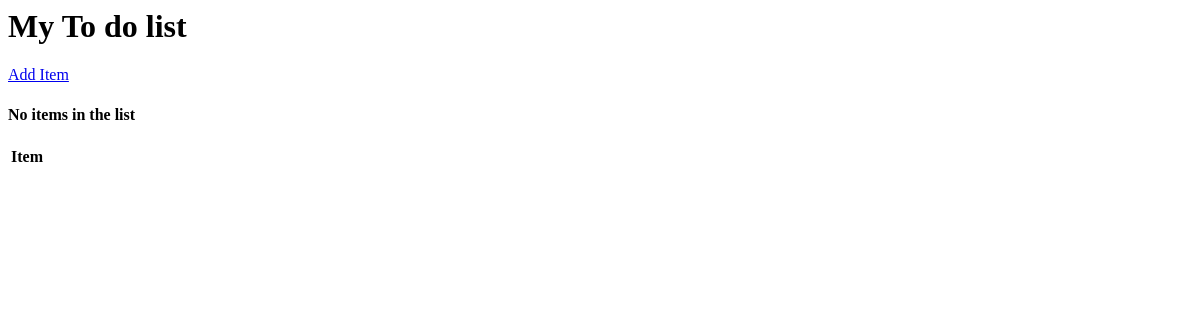
The app's page /, older data.
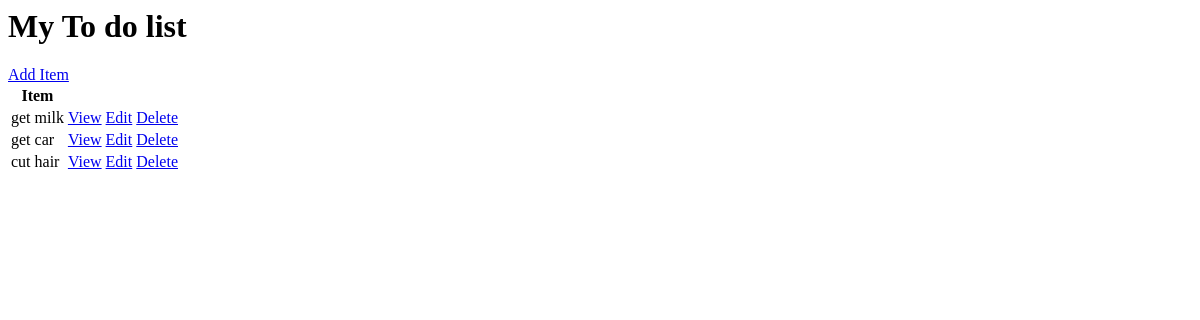
The same page, newer data.
### base/models.py (models this page shows, shortened)
class Task(models.Model):
    user = models.ForeignKey(User, on_delete=models.CASCADE,null=True,blank=True)
    title= models.CharField(max_length=200)
    description= models.TextField(null=True,blank=True)
    complete= models.BooleanField(default=False)
    created= models.DateTimeField(auto_now_add=True)
    class Meta:
        ordering = ['complete']

### base/views.py (the view)
# urls.py: path('',TaskList.as_view(),name='tasks'),
class TaskList(ListView):
    model=Task
    context_object_name='tasks'

### base/templates/base/task_list.html
<h1>My To do list</h1>
<a href="{% url 'create' %}">Add Item</a>
<table>
    <tr>
        <th>Item</th>
        <th></th>
    </tr>
    {% for task in tasks%}
    <tr>
        <td>{{task.title}}</td>
        <td><a href="{% url 'task' task.id %}">View</a></td>
        <td><a href="{% url 'update' task.id %}">Edit</a></td>
        <td><a href="{% url 'delete' task.id %}">Delete</a></td>
    </tr>
    {% empty %}
    <h4>No items in the list</h4>
    {% endfor %}
</table>

Row changes from the older to the newer data that the page shows:
added Task: title "get milk"
added Task: title "get car"
added Task: title "cut hair"
Text that changed along with them:
text no longer shown: "No items in the list"
